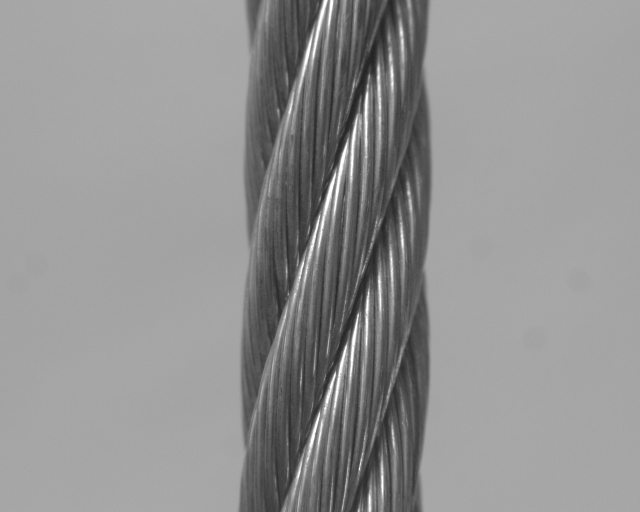
#> input picture 09.png, 1280 x 1024 px (shown at 1/2 size)
$ jupyter execute --allow-errors '第二种方式计算捻距.ipynb'
#> lines starting #> are read from the running program, lines starting #| are printed output that depends on the picture; after the words box and inside, x2 and y2 are one past the last pixel; in counts of white or black regions, pixels touching at a corner belong together
[cell 1]
import cv2 as cv

# 行内显示图片
def cv2_imshow(image):
    return plt.imshow(cv.cvtColor(image, cv.COLOR_BGR2RGB))

def plt_format(image):
    return cv.cvtColor(image, cv.COLOR_BGR2RGB)

# 弹出窗口展示图片
def window_show(image):
    cv.imshow('image',image)
    cv.waitKey(10000)
    cv.destroyAllWindows()

[cell 2]
import numpy as np
import cv2 as cv
from matplotlib import pyplot as plt
img = cv.imread('09.png',0)
#> img is the input picture: shape (1024, 1280); min 24, max 255, mean 145.8
laplacian = cv.Laplacian(img,cv.CV_64F)
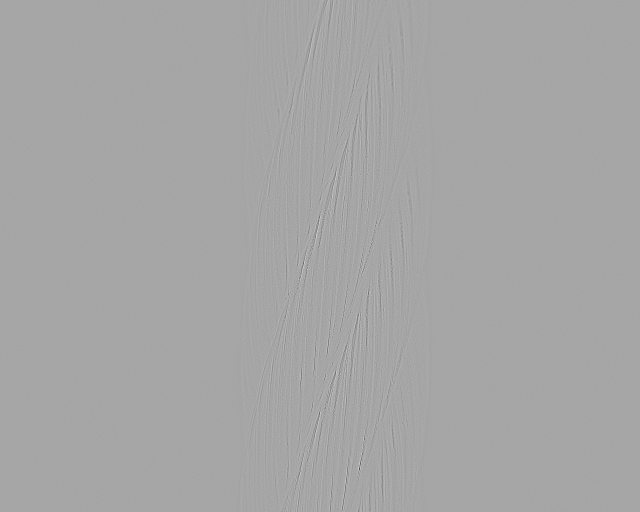
#> laplacian: shape (1024, 1280) float64 (shown at 1/2 size); min -243, max 131, mean 0; drawn with min black and max white
#> (the rest of this cell did not finish here and is left out)

[cell 3]
import math
edge_threshold = 30.0
# 0:所有边缘，1：第一个边缘，2：最后一个边缘，3：边缘强度最高的一个
edge_type = 3
# 0:所有极性，1:正边缘(由黑到白)，2:负边缘（由白到黑）
edge_polarity = 0
#> (the rest of this cell did not finish here and is left out)

[cell 4]
import numpy as np
import cv2 as cv
from matplotlib import pyplot as plt
img = cv.imread('09.png',0)
edges = cv.Canny(img,1,20)
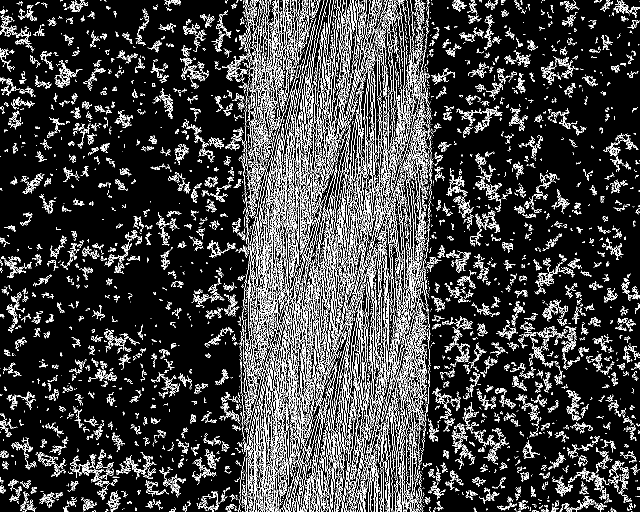
#> edges: shape (1024, 1280) (shown at 1/2 size); 14.4% white in thin lines or dots
plt.subplot(121),plt.imshow(img,cmap = 'gray')
plt.title('Original Image'), plt.xticks([]), plt.yticks([])
plt.subplot(122),plt.imshow(edges,cmap = 'gray')
plt.title('Edge Image'), plt.xticks([]), plt.yticks([])
plt.show()
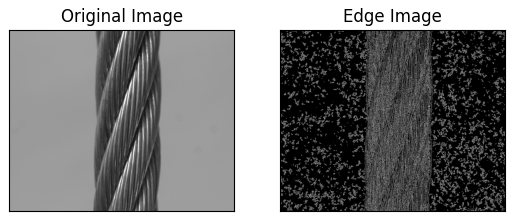
#> figure drawn by matplotlib, 2 panels
cv2_imshow(edges)

[cell 5]
import numpy as np
import cv2 as cv
im = cv.imread('09.png')
imgray = cv.cvtColor(im, cv.COLOR_BGR2GRAY)
#> (the rest of this cell did not finish here and is left out)

#> (a cell that did not finish here is left out)

#> (a cell that did not finish here is left out)

#> (a cell that did not finish here is left out)

#> (a cell that did not finish here is left out)

#> (a cell that did not finish here is left out)

#> (a cell that did not finish here is left out)

[cell 12]
# canny边缘检测
import numpy as np
import cv2 as cv
from matplotlib import pyplot as plt
img = cv.imread('09.png',0)
edges = cv.Canny(img,100,20)
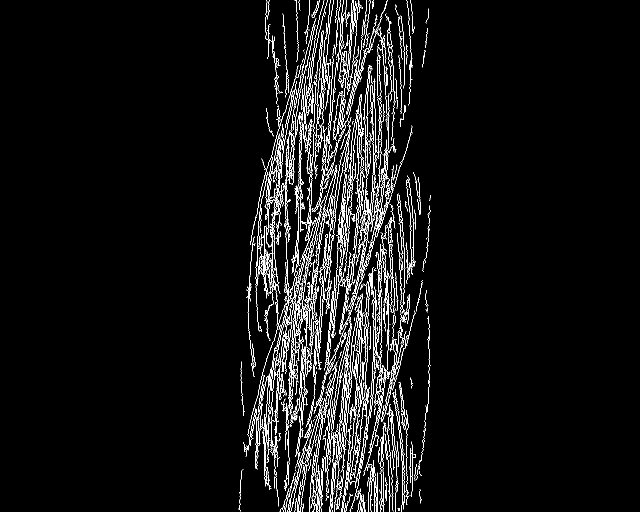
#> edges: shape (1024, 1280) (shown at 1/2 size); 4.4% white in thin lines or dots, all inside (x1, y1, x2, y2) = (476, 0, 861, 1024)
plt.subplot(121),plt.imshow(img,cmap = 'gray')
plt.title('Original Image'), plt.xticks([]), plt.yticks([])
plt.subplot(122),plt.imshow(edges,cmap = 'gray')
plt.title('Edge Image'), plt.xticks([]), plt.yticks([])
plt.show()

[cell 13]
import cv2 as cv
img = cv.imread('09.png',0)
th2 = cv.adaptiveThreshold(img,255,cv.ADAPTIVE_THRESH_MEAN_C, cv.THRESH_BINARY,21,-2)
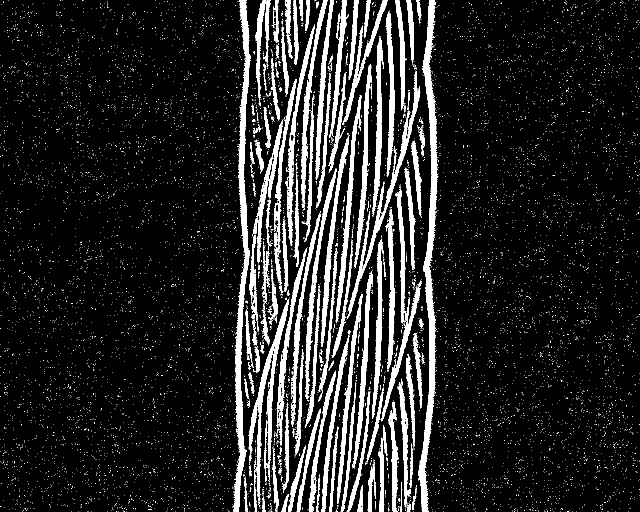
#> th2: shape (1024, 1280) (shown at 1/2 size); 12.3% white; 9332 white regions (9187 under 20 px), largest, box (x1, y1, x2, y2) and area: (836, 0, 877, 1024) 12111, (466, 0, 502, 1024) 10723, (497, 599, 578, 1024) 6014
cv2_imshow(th2)

第三个参数（255）：超过阈值的部分取值是多少（对于cv.THRESH_BINARY而言）

第四个参数（cv.ADAPTIVE_THRESH_MEAN_C）：
（1）在一个邻域内计算阈值所采用的算法，有两个取值，分别为 ADAPTIVE_THRESH_MEAN_C 和 ADAPTIVE_THRESH_GAUSSIAN_C
（2）ADAPTIVE_THRESH_MEAN_C的计算方法是计算出领域的平均值再减去第七个参数2的值。
（3）ADAPTIVE_THRESH_GAUSSIAN_C的计算方法是计算出领域的高斯均值再减去第七个参数2的值

第五个参数（cv.THRESH_BINARY）：这是阈值类型，只有两个取值，分别为 THRESH_BINARY 和THRESH_BINARY_INV

第六个参数（11）：adaptiveThreshold的计算单位是像素的邻域块大小选择，这是局部邻域大小，3、5、7等

第七个参数（2）：这个参数实际上是一个偏移值调整量，用均值和高斯计算阈值后，再减或加这个值就是最终阈值。

#> (a cell that did not finish here is left out)

#> (a cell that did not finish here is left out)

#> (a cell that did not finish here is left out)

[cell 17]
# cv.RETR_TREE会完整建立轮廓的层级从属关系，[1]代表只获得hierarchy，它是一个包含4个值的数组：[Next, Previous, First Child, Parent]
contours1 = cv.findContours(th2, cv.RETR_EXTERNAL, cv.CHAIN_APPROX_NONE)[0]
#> contours1 = 9331 contours, 9219 with area under 20; largest, box (x1, y1, x2, y2) and area: (836, 0, 877, 1024) 10982, (466, 0, 502, 1024) 9610, (497, 599, 578, 1024) 5459, (694, 141, 841, 638) 4047, (671, 190, 723, 646) 3026
# print(contours1)
# 对轮廓的面积降序排列
contours1 = sorted(contours1, key=cv.contourArea, reverse=True)

[cell 18]
# 遍历所有的轮廓
line2 = []
mask = np.zeros(img.shape,np.uint8)
for i,error_value in enumerate(contours1):
    if i < 10:
        minArea = cv.minAreaRect(error_value)
        area = cv.contourArea(error_value)
        # cv.imshow('roi2', roi2)
        width = int(minArea[1][1])
        height = int(minArea[1][0])
        if width > 1000 and height <50:
            roi2 = cv.drawContours(mask,error_value,-1,(255,0,0),3)
            line2.append(error_value)
            window_show(roi2)
            # [7 lines of commented-out code are left out]
            print(width,height)
#> this loop made 9331 passes
#> (minArea, area, width, height) on passes 1 to 10: (((857.6, 511.5), (1023.2, 33.41), -89.38), 10981.5, 33, 1023), (((485.2, 511.6), (1023.2, 27.38), -89.38), 9610, 27, 1023), (((529.5, 809.5), (428.7, 51.17), -83.97), 5459, 51, 428), (((765.9, 390.1), (514, 31.39), -71.87), 4047, 31, 514), (((695.6, 417.3), (457.5, 15.42), -83.81), 3026.5, 15, 457), (((633.3, 565.9), (463.9, 22.95), -83.05), 2896.5, 22, 463), (((592.9, 268.3), (443.6, 27.43), -84.13), 2861.5, 27, 443), (((664, 480.7), (426.6, 16.05), -82.78), 2811.5, 16, 426), (((619.4, 208.3), (421.6, 24.44), -83.83), 2792.5, 24, 421), (((576.6, 692.2), (396.4, 23.17), -82.68), 2727.5, 23, 396)
#> mask: shape (1024, 1280); every value is 0
#> after the loop, line2 = []
            # print(w2,h2)
